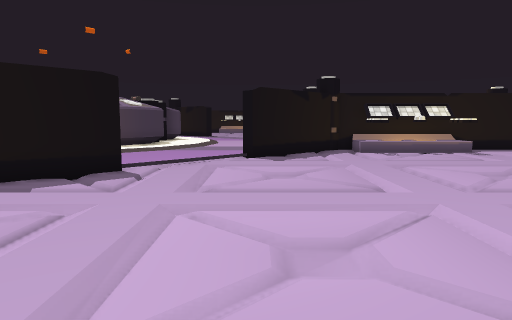
View 1 (above)

16 first-person views from a walk through a scene from a Unity 3-D project. The camera is 1.3 m above the floor, tilts 6° down and sees 70° across. Doors are open. The floor is counted in squares, 1 m on a side. Each view is taken from the middle of a square. On the plan, view 1 faces up. The plan holds only what a view shows up to about 15 squares ahead; the rest is blank. The place goes on beyond the plan. Some surface patterns are stand-ins.

View 2
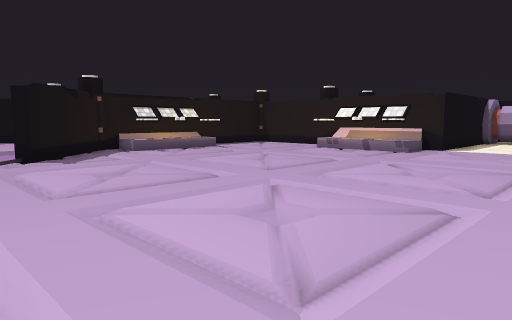

View 3
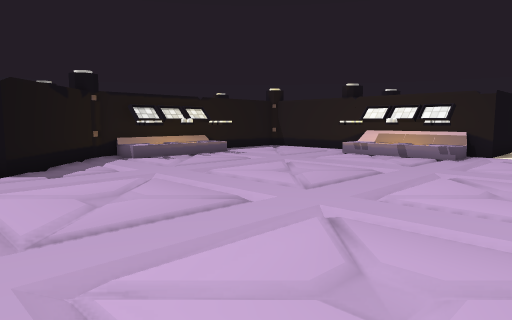

View 4
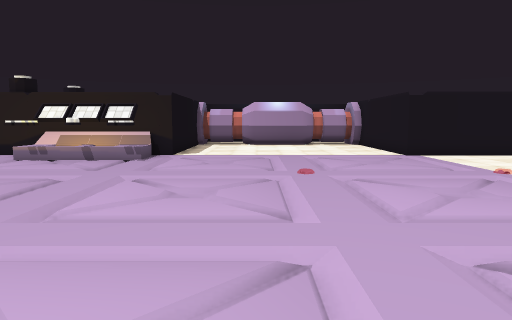

View 5
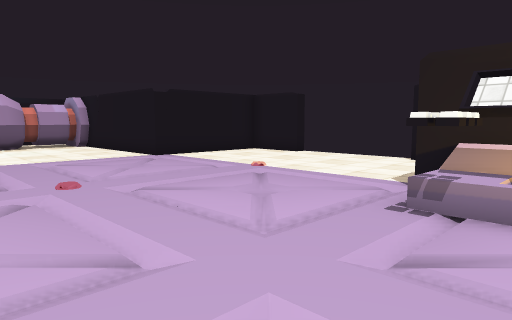

View 6
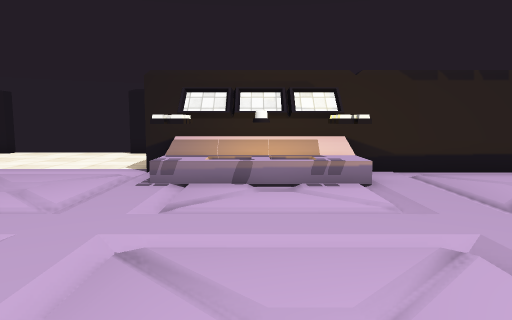

View 7
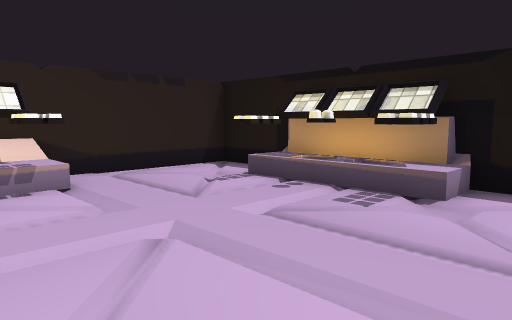

View 8
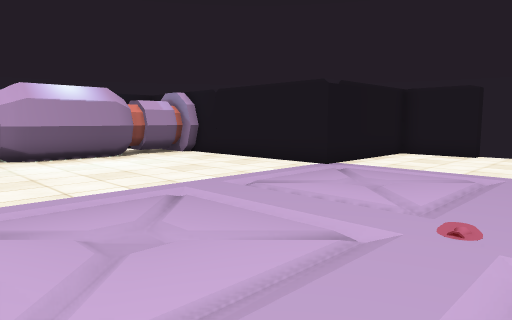

View 9
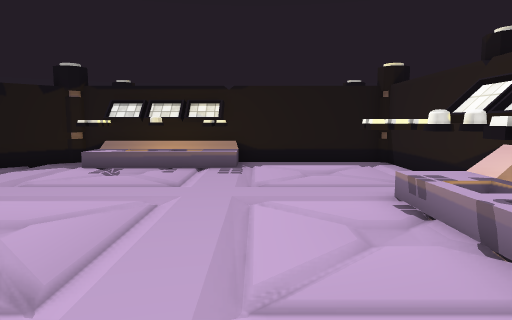

View 10
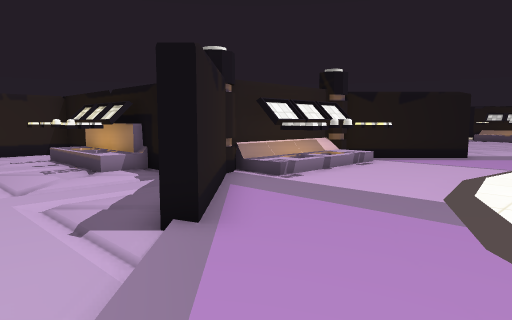

View 11
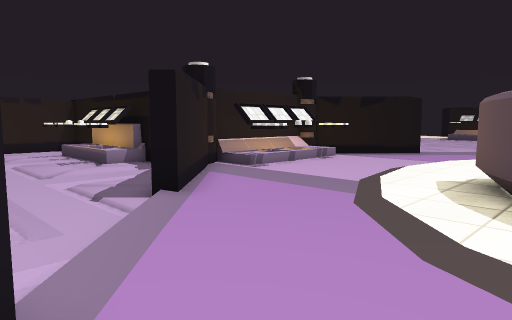

View 12
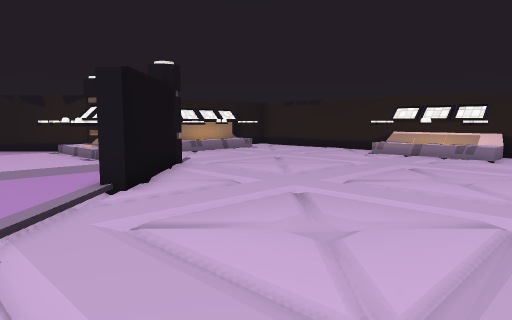

View 13
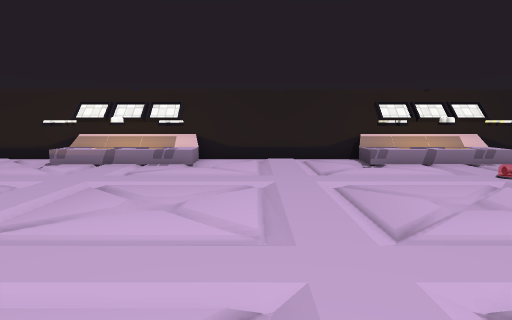

View 14
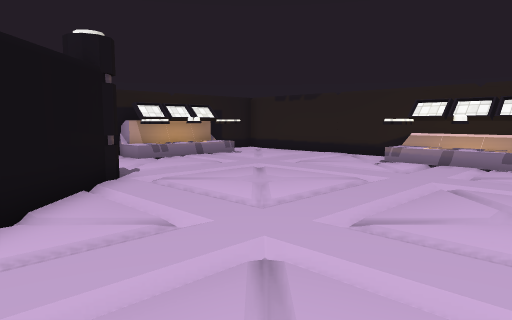

View 15
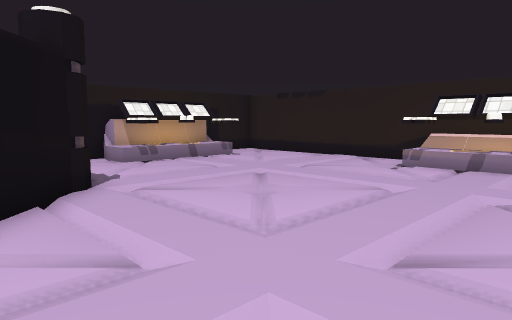

View 16
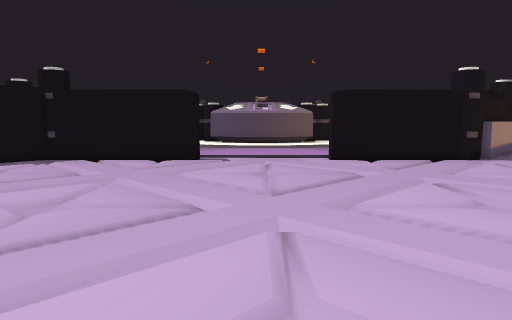

### Floor plan
Key: @ floor where view 1 was taken; # wall or solid block; . main floor; : floor 0.25 m higher than the main floor; / step, stairs or slope; D open door; ^ raised ledge; P pillar; O other object.
Columns run from 26 left of view 1 to 20 right of it. Each row starts with its distance up from view 1.
 16   ##P                        P#########PP
 15   .###               O:/::: ###^^^^....#
 14   ...##            OO::/:::##..#.##....#
 13   ....## ::     ::O:::/:::##...........#
 12   .....#DD::  :::::://::DD#............#
 11   ......DD::::::::::::::DD............ #
 10  ........DD::::::::::::DD............#^#
  9  .........D#::::::::::#D..............^#
  8  ..........##::#:##::## .............#^#
  7  ...........##:^^^^:##................^#
  6  ............#P####P#................#O##
  5  ..............^^^^ ....................###
  4  ..................#......................
  3  ................#O#^##.......................#
  2 ..................^^^##......................##
  1 ..................^^^# ......................#
  0 ..................^^^O....@..................#
 -1 .................#O##O.......................##
 -2 .#.....###.#....... #....#.###................#
 -3 ^^.....#^^^^......  #....O^^^#................#
 -4 ##################  ##########.........########
 -5                               .........#
 -6                               .........#
 -7                                ........#
 -8                                ........#
 -9                                #DDDDD###

Where each view was taken, in squares from view 1:
view 1: 0 up, 0 right, facing up
view 2: 0 up, 3 left, facing up-right
view 3: 2 up, 2 left, facing up-right
view 4: 2 up, 1 left, facing right
view 5: 3 up, 1 right, facing down-right
view 6: 5 up, 1 right, facing down
view 7: 5 up, 1 right, facing down-left
view 8: 5 up, 7 right, facing down-right
view 9: 4 up, 9 right, facing up
view 10: 13 up, 1 left, facing down-left
view 11: 15 up, 0 right, facing down-left
view 12: 12 up, 22 left, facing down-right
view 13: 9 up, 21 left, facing down
view 14: 9 up, 20 left, facing down-right
view 15: 8 up, 19 left, facing down-right
view 16: 2 up, 26 left, facing up-right
